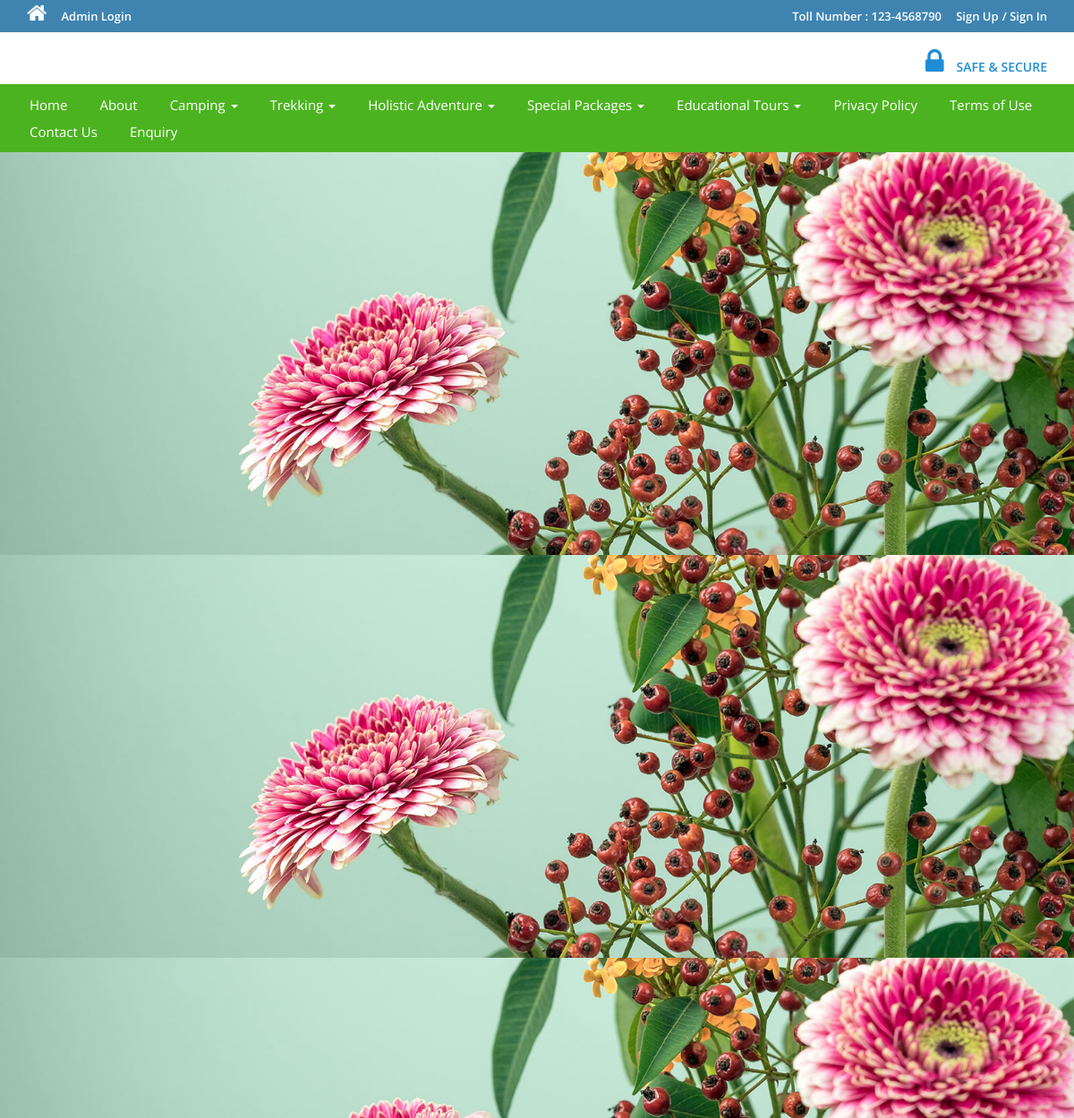
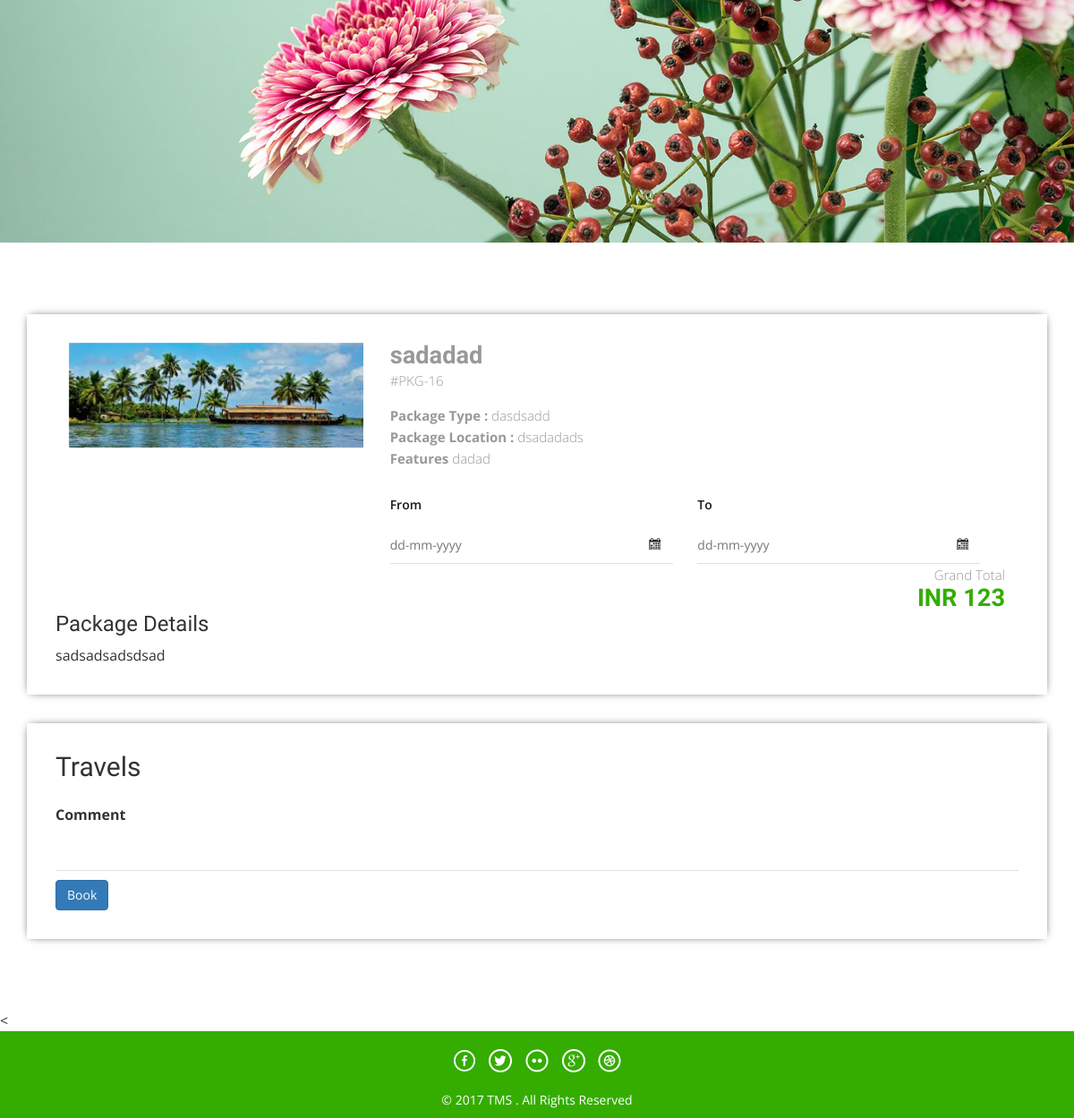
The app's page /package-details.php?pkgid=16 with its own data (2 pictures, top to bottom).
### tables this page shows
CREATE TABLE `tblcategories` (
  `id` int(11) NOT NULL,
  `parent_id` int(11) NOT NULL,
  `name` varchar(255) NOT NULL
);

CREATE TABLE `tblbannerimages` (
  `id` int(11) NOT NULL,
  `packageId` int(11) NOT NULL,
  `image` varchar(255) NOT NULL
);

CREATE TABLE `tbltourpackages` (
  `PackageId` int(11) NOT NULL,
  `categoryId` int(11) NOT NULL,
  `PackageName` varchar(200) NOT NULL,
  `PackageType` varchar(150) NOT NULL,
  `PackageLocation` varchar(100) NOT NULL,
  `PackagePrice` int(11) NOT NULL,
  `PackageFetures` varchar(255) NOT NULL,
  `PackageDetails` mediumtext NOT NULL,
  `PackageImage` varchar(100) NOT NULL,
  `Creationdate` timestamp NOT NULL DEFAULT CURRENT_TIMESTAMP,
  `UpdationDate` timestamp NULL DEFAULT '0000-00-00 00:00:00' ON UPDATE CURRENT_TIMESTAMP
);

### includes/config.php (called while the page is built, shortened)
<?php
function fetchResult($result){
	$returnResult = array();
	while($row = $result->fetch_assoc())
      {
        $returnResult[] = $row;
      }
      return $returnResult;
}
?>

### package-details.php (the view, shortened to what this page needs)
<?php
include('includes/config.php');
?>
<!DOCTYPE HTML>
<html>
<head>
<link href="css/bootstrap.css" rel='stylesheet' type='text/css' />
<link href="css/style.css" rel='stylesheet' type='text/css' />
<link href="css/font-awesome.css" rel="stylesheet">
<link href="css/animate.css" rel="stylesheet" type="text/css" media="all">
<link rel="stylesheet" href="css/jquery-ui.css" />
<link rel="stylesheet" href="https://cdn.jsdelivr.net/bxslider/4.2.12/jquery.bxslider.css">
<link rel="stylesheet" href="css/jquery.fancybox.css">
</head>
<body>
<?php include('includes/header.php');?>
<?php
	$query = $mysqli->query("select * from tblbannerimages where packageId=".intval($_GET['pkgid']));
	$results=fetchResult($query);
	if(count($results) <= 0){
?>
<div class="banner-3">
	<div class="container">
	</div>
</div>
<?php
	} else{ ?> <div class="slider"> <?php foreach($results as $result){ ?>
    <a data-fancybox="gallery" href="admin/pacakgeimages/<?= $result["image"] ?>"><img src="admin/pacakgeimages/<?= $result["image"] ?>" class="img-responsive" alt=""></a>
<?php
	} ?> </div>  <?php }
	?>
<div class="selectroom">
	<div class="container">
<?php
$pid=intval($_GET['pkgid']);
$sql = "SELECT * from tbltourpackages where PackageId='$pid'";
$query = $mysqli->query($sql);
$results=fetchResult($query);
if(count($results) > 0)
{
foreach($results as $result)
{	?>
<form name="book" method="post">
		<div class="selectroom_top">
			<div class="col-md-4 selectroom_left wow fadeInLeft animated" data-wow-delay=".5s">
				<img src="admin/pacakgeimages/<?php echo htmlentities($result["PackageImage"]);?>" class="img-responsive" alt="">
			</div>
			<div class="col-md-8 selectroom_right wow fadeInRight animated" data-wow-delay=".5s">
				<h2><?php echo htmlentities($result["PackageName"]);?></h2>
				<p class="dow">#PKG-<?php echo htmlentities($result["PackageId"]);?></p>
				<p><b>Package Type :</b> <?php echo htmlentities($result["PackageType"]);?></p>
				<p><b>Package Location :</b> <?php echo htmlentities($result["PackageLocation"]);?></p>
					<p><b>Features</b> <?php echo htmlentities($result["PackageFetures"]);?></p>
					<div class="ban-bottom">
				<div class="bnr-right">
				<label class="inputLabel">From</label>
				<input class="date" id="datepicker" type="text" placeholder="dd-mm-yyyy"  name="fromdate" required="">
			</div>
			<div class="bnr-right">
				<label class="inputLabel">To</label>
				<input class="date" id="datepicker1" type="text" placeholder="dd-mm-yyyy" name="todate" required="">
			</div>
			</div>
				<div class="grand">
					<p>Grand Total</p>
					<h3>INR <?= $result["PackagePrice"] ?></h3>
				</div>
			</div>
		<h3>Package Details</h3>
				<div style="padding-top: 1%"><?php echo html_entity_decode($result["PackageDetails"]);?> </div>
		</div>
		<div class="selectroom_top">
			<h2>Travels</h2>
			<div class="selectroom-info animated wow fadeInUp animated" data-wow-duration="1200ms" data-wow-delay="500ms" style="visibility: visible; animation-duration: 1200ms; animation-delay: 500ms; animation-name: fadeInUp; margin-top: -70px">
				<ul>
					<li class="spe">
						<label class="inputLabel">Comment</label>
						<input class="special" type="text" name="comment" required="">
					</li>
					<?php if(ISSET($_SESSION['login']))
					{?>
						<li class="spe" align="center">
					<button type="submit" name="submit2" class="btn-primary btn">Book</button>
						</li>
						<?php } else {?>
							<li class="sigi" align="center" style="margin-top: 1%">
							<a href="#" data-toggle="modal" data-target="#myModal4" class="btn-primary btn" > Book</a></li>
							<?php } ?>
				</ul>
			</div>
		</div>
		</form>
<?php }} ?>
	</div>
</div>
<
<?php include('includes/footer.php');?>
</body>
</html>

### includes/header.php (shortened to what this page needs)
<?php
$query = $mysqli->query("select * from tblcategories where parent_id = 0");
$result_categories = fetchResult($query);
 if(ISSET($_SESSION['login']))
{?>
<div class="top-header">
	<div class="container">
		<ul class="tp-hd-lft wow fadeInLeft animated" data-wow-delay=".5s">
			<li class="hm"><a href="index.html"><i class="fa fa-home"></i></a></li>
			<li class="prnt"><a href="profile.php">My Profile</a></li>
				<li class="prnt"><a href="change-password.php">Change Password</a></li>
			<li class="prnt"><a href="tour-history.php">My Tour History</a></li>
			<li class="prnt"><a href="issuetickets.php">Issue Tickets</a></li>
		</ul>
		<ul class="tp-hd-rgt wow fadeInRight animated" data-wow-delay=".5s">
			<li class="tol">Welcome :</li>
			<li class="sig"><?php echo htmlentities($_SESSION['login']);?></li>
			<li class="sigi"><a href="logout.php" >/ Logout</a></li>
        </ul>
		<div class="clearfix"></div>
	</div>
</div><?php } else {?>
<div class="top-header">
	<div class="container">
		<ul class="tp-hd-lft wow fadeInLeft animated" data-wow-delay=".5s">
			<li class="hm"><a href="index.php"><i class="fa fa-home"></i></a></li>
				<li class="hm"><a href="admin/index.php">Admin Login</a></li>
		</ul>
		<ul class="tp-hd-rgt wow fadeInRight animated" data-wow-delay=".5s">
			<li class="tol">Toll Number : 123-4568790</li>
			<li class="sig"><a href="#" data-toggle="modal" data-target="#myModal" >Sign Up</a></li>
			<li class="sigi"><a href="#" data-toggle="modal" data-target="#myModal4" >/ Sign In</a></li>
        </ul>
		<div class="clearfix"></div>
	</div>
</div>
<?php }?>
<div class="header">
	<div class="container">
		<div class="lock fadeInDown animated" data-wow-delay=".5s">
			<li><i class="fa fa-lock"></i></li>
            <li><div class="securetxt">SAFE &amp; SECURE </div></li>
		</div>
		<div class="clearfix"></div>
	</div>
</div>
<div class="footer-btm wow fadeInLeft animated" data-wow-delay=".5s">
	<div class="container nav-container" style="width:100%;">
	<div class="navigation">
			<nav class="navbar navbar-default">
				<div class="collapse navbar-collapse nav-wil" id="bs-example-navbar-collapse-1">
					<nav class="cl-effect-1">
						<ul class="nav navbar-nav">
							<li><a href="index.php">Home</a></li>
							<li><a href="page.php?type=aboutus">About</a></li>
								<?php foreach($result_categories as $result){ ?>
								<li class="dropdown">
									<a class="dropdown-toggle" data-toggle="dropdown" href="#"><?= $result["name"] ?>
							        <span class="caret"></span></a>
										<?php }
										$query = $mysqli->query("select * from tbltourpackages where categoryId = ".$result["id"]);
										foreach($result_listing_category as $list_cat){ ?>
								</li>
								<?php } ?>
								<li><a href="page.php?type=privacy">Privacy Policy</a></li>
								<li><a href="page.php?type=terms">Terms of Use</a></li>
								<li><a href="page.php?type=contact">Contact Us</a></li>
								<?php if(ISSET($_SESSION['login']))
{?>
								<li><a href="#" data-toggle="modal" data-target="#myModal3">Write Us</a>  </li>
								<?php } else { ?>
								<li><a href="enquiry.php"> Enquiry </a>  </li>
								<?php } ?>
								<div class="clearfix"></div>
						</ul>
					</nav>
				</div>
			</nav>
		</div>
	</div>
</div>

### includes/footer.php (shortened to what this page needs)
<div class="copy-right">
	<div class="container">
		<div class="footer-social-icons wow fadeInDown animated animated" data-wow-delay=".5s" style="visibility: visible; animation-delay: 0.5s; animation-name: fadeInDown;">
			<ul>
				<li><a class="facebook" href="#"><span>Facebook</span></a></li>
				<li><a class="twitter" href="#"><span>Twitter</span></a></li>
				<li><a class="flickr" href="#"><span>Flickr</span></a></li>
				<li><a class="googleplus" href="#"><span>Google+</span></a></li>
				<li><a class="dribbble" href="#"><span>Dribbble</span></a></li>
			</ul>
		</div>
		<p class="wow zoomIn animated animated" data-wow-delay=".5s" style="visibility: visible; animation-delay: 0.5s; animation-name: zoomIn;">© 2017 TMS . All Rights Reserved </p>
	</div>
</div>

### css/style.css (style rules this page uses)
html, body { font-size: 100%; background: #fff; font-family: 'Open Sans', sans-serif; }
body a,.grid_1,plan_1,plan_1.one,plan_1.two,i.icon1, i.icon2, i.icon3, i.icon4, i.icon5, i.icon6 { transition:0.5s all; -webkit-transition:0.5s all; -moz-transition:0.5s all; -o-transition:0.5s all; -ms-transition:0.5s all; }
h1,h2,h3,h4,h5,h6 { margin:0; font-family: 'Roboto Condensed', sans-serif; }
p { margin:0; }
ul { margin:0; padding:0; }
label { margin:0; }
i.fa.fa-home { font-size: 24px; }
.top-header { background-color: #3F84B1; border-bottom: 0 none; height: 36px; line-height: 35px; }
ul.tp-hd-lft { float: left; }
ul.tp-hd-lft li { display: inline-block; }
li.hm,li.prnt { margin-right: 12px; }
ul.tp-hd-lft a { font-size: 13px; font-weight: 600; color:#fff; }
ul.tp-hd-rgt { float:right; }
ul.tp-hd-rgt li { display: inline-block; font-size: 13px; font-weight: 600; color:#fff; }
ul.tp-hd-rgt a { font-size: 13px; font-weight: 600; color:#fff; }
li.ned,li.wrt,li.tol { margin-right: 12px; }
.header { background-color: #fff; margin: 0; padding: 10px 0 8px; }
.lock { float: right; margin-top: 7px; }
.securetxt { color: #1f8dd6; line-height: 18px; margin-top: 0px; font-size: 14px; font-weight:600; }
.lock li { display: inline-block; }
i.fa.fa-lock { color:#1f8dd6; font-size: 2em; padding-right: 10px; }
.bnr-right input[type="text"] { width: 95%; color: #9E9E9E; outline: none; font-size: 14px; padding: 10px 10px; border: 1px solid #9E9E9E; -webkit-appearance: none; margin-top: 10px; }
.date { background: url(../images/date-icon.png) no-repeat 95.5% 45% #fff; cursor: pointer; }
.ban-top .inputLabel,.ban-bottom .inputLabel { display: block; font-weight: 600; font-size: 14px; margin-bottom: 5px; color: #191919; }
.bnr-right { float: left; width:50%; }
.ban-bottom { margin-top: 30px; }
.footer-btm li { display: inline-block; margin: 0 10px; font-size: 14px; color: #fff; }
.footer-btm li a { font-size: 15px; color: #fff; display: inline-block; padding: 5px 8px; }
.footer-btm { background:#4CB320; padding: 0.5em 0; text-align:center; }
.copy-right p { color:#fff; font-size:14px; line-height: 1.8em; }
.copy-right { background:#34ad00; text-align: center; padding: 0.5em 0; }
.selectroom { padding: 5em 0 3em; }
.selectroom_top { padding: 2em; box-shadow: 0px 0px 10px -4px #000; margin-bottom: 2em; }
.grand { text-align: right; }
.selectroom_right h2 { font-size: 1.7em; color: #999; font-weight: 600; margin: 0; }
.selectroom_right h3 { font-size: 1.7em; font-weight: 600; color:#34ad00; }
p.dow { font-size: 15px; color: #999; font-weight: 300; line-height: 1.8em; margin-bottom:1em; }
.selectroom_right p { font-size: 15px; line-height: 1.6em; font-weight: 300; color: #999; }
.selectroom-info li { display: inline-block; float: left; }
.selectroom input[type="text"] { width: 92%; color: #9E9E9E; outline: none; font-size: 14px; padding: 10px 0px; border: none; border-bottom:1px solid rgba(0,0,0,.12); -webkit-appearance: none; margin-top: 10px; }
.selectroom-info ul { margin-top: 3em; }
li.spe { width: 100%; margin-top: 3em; }
li.spe input[type="text"] { width: 100%; }
.footer-social-icons ul li { display:inline-block; margin:0 0.2em; }
.footer-social-icons ul li a { width:30px; height:30px; background:url('../images/img-sprite.png') no-repeat 0px 0px; display:inline-block; position: relative; }
.footer-social-icons ul li a.facebook { background-position:0px 0px; }
.footer-social-icons ul li a.twitter { background-position:-30px 0px; }
.footer-social-icons ul li a.flickr { background-position:-60px 0px; }
.footer-social-icons ul li a.googleplus { background-position:-90px 0px; }
.footer-social-icons ul li a.dribbble { background-position:-120px 0px; }
.footer-social-icons { margin: 10px 0 10px; }
.navbar-default { background-color: #4CB320 !important; border-color: #4CB320 !important; }
.navbar { min-height: 0px !important; margin-bottom:0px !important; border-radius:0px !important; border: none !important; }
ul.nav.navbar-nav li a { font-size: 15px ; color: #fff; display: inline-block; padding: 5px 8px; }
.navbar-collapse { padding-right: 0px !important; padding-left: 0px !important; }

### records on screen
tblcategories: name "Camping"
tblcategories: name "Trekking"
tblcategories: name "Holistic Adventure"
tblcategories: name "Special Packages"
tblcategories: name "Educational Tours"
tblbannerimages: image (picture)
tblbannerimages: image (picture)
tblbannerimages: image (picture)
tbltourpackages: PackageImage (picture), PackageName "sadadad", PackageId "16", PackageType "dasdsadd", PackageLocation "dsadadads", PackageFetures "dadad", PackagePrice "123", PackageDetails "sadsadsadsdsad"
